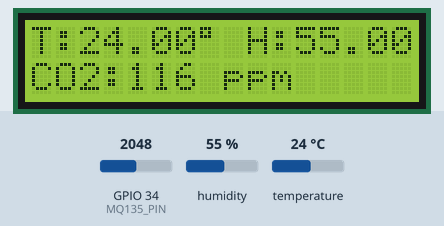
Bench run of a program on a simulated ESP32. Shown: 16×2 character LCD. Inputs (shaded band) come from the test bench; at power-on: GPIO 34 (MQ135_PIN) = 2048, humidity 55 %, temperature 24 °C. WiFi joins after 1.5 s; servers stay silent unless stated; no MQTT or app messages arrive unless stated; what the program prints to the serial monitor is not drawn.

Above: at 10.6 s.
10.7 s: GPIO 34 (MQ135_PIN) set to 4020
At 21.1 s:
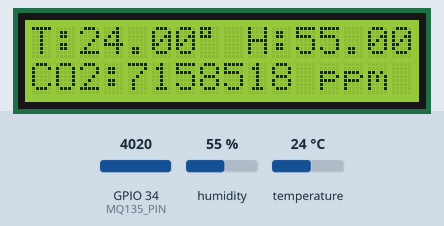
23.7 s: GPIO 34 (MQ135_PIN) set to 4088
At 31.2 s:
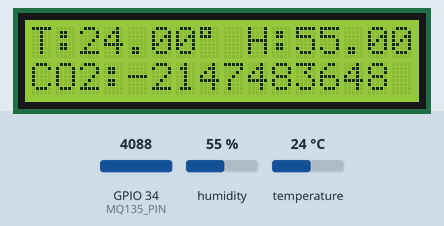
36.7 s: humidity set to 22 %
At 41.2 s:
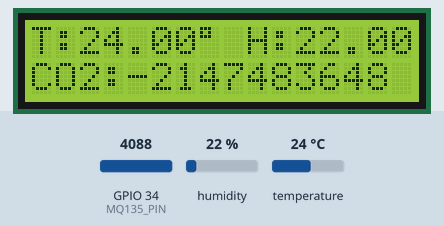
49.7 s: temperature set to 12 °C
At 51.3 s:
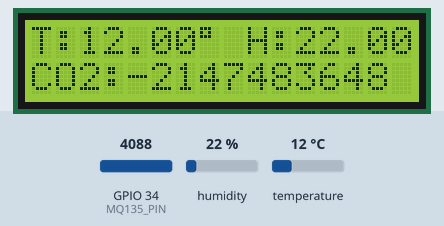
62.7 s: humidity set to 40 %
At 71.4 s:
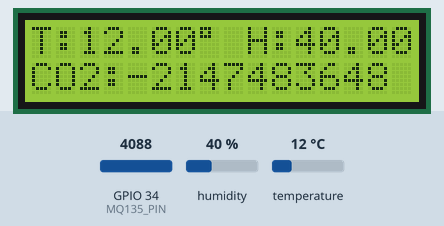
Timing chart, 0 to 72.9 s (numbered marks = the images above; inputs shaded):
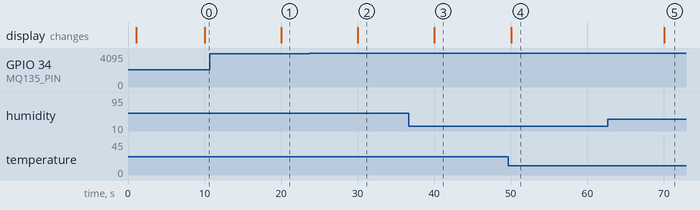

Measured:
- after the input at 10.7 s, the display: changes after 9.3 s (image 1)
- after the input at 23.7 s, the display: changes after 6.3 s (image 2)
- after the input at 36.7 s, the display: changes after 3.3 s (image 3)
- after the input at 49.7 s, the display: changes after 0.34 s (image 4)
- after the input at 62.7 s, the display: changes after 7.3 s (image 5)

The program:

main.cpp
```cpp
#include <Arduino.h>
#include <WiFi.h>
#include <PubSubClient.h>
#include <ArduinoJson.h>
#include <LiquidCrystal.h>
#include "DHT.h"
#include <access.h>

// ===== LCD 16x2 paralelo =====
LiquidCrystal lcd(14, 27, 26, 25, 33, 32); // RS, E, D4, D5, D6, D7

// ===== DHT11 =====
#define DHTPIN 4
#define DHTTYPE DHT11
DHT dht(DHTPIN, DHTTYPE);

// ===== MQ135 =====
#define MQ135_PIN 34  // Pin analógico del MQ135 (GPIO34)

// Calibración MQ135 (ajusta si usas otra resistencia de carga)
float R0 = 10.0;  // Valor de referencia en aire limpio (en KΩ)


// ===== Configuración MQTT =====
const char* mqtt_server = "broker.emqx.io";
const int mqtt_port = 1883;
const char* mqtt_user = "admin";
const char* mqtt_pass = "admin";

WiFiClient espClient;
PubSubClient client(espClient);

// ===== Función de reconexión MQTT =====
void reconnect() {
  while (!client.connected()) {
    Serial.println("Intentando conexión MQTT...");
    String clientId = "ESP32Client-" + String(uint32_t(ESP.getEfuseMac()), HEX);
    if (client.connect(clientId.c_str(), mqtt_user, mqtt_pass)) {
      Serial.println("Conectado al broker MQTT");
    } else {
      Serial.print("Error rc=");
      Serial.print(client.state());
      Serial.println(" - Reintentando en 2s");
      delay(2000);
    }
  }
}

// ===== Función para calcular “ppm de CO₂” estimado =====
float getCO2ppm(int adcValue) {
  // MQ135: RL = 10kΩ
  float voltage = (adcValue / 4095.0) * 5.0;       // ADC → voltaje (ESP32 ADC 12 bits)
  float RS = (5.0 - voltage) / voltage * 10.0;     // RS en KΩ
  float ratio = RS / R0;                           // Relación RS/R0

  // Relación empírica MQ135: CO₂ = 116.6020682 * (ratio ^ -2.769034857)
  float ppm = 116.6020682 * pow(ratio, -2.769034857);

  return ppm;
}

void setup() {
  Serial.begin(115200);

  // LCD
  lcd.begin(16, 2);
  lcd.print("Iniciando...");
  delay(1000);
  lcd.clear();

  // Sensores
  dht.begin();
  pinMode(MQ135_PIN, INPUT);

  // Conexión WiFi
  WiFi.begin(ssid, password);
  Serial.print("Conectando a WiFi");
  while (WiFi.status() != WL_CONNECTED) {
    delay(500);
    Serial.print(".");
  }
  Serial.println("\nWiFi conectado");
  Serial.print("IP: ");
  Serial.println(WiFi.localIP());

  // MQTT
  client.setServer(mqtt_server, mqtt_port);
}

void loop() {
  if (!client.connected()) reconnect();
  client.loop();

  static unsigned long lastRead = 0;
  if (millis() - lastRead > 10000) {
    lastRead = millis();

    float h = dht.readHumidity();
    float t = dht.readTemperature();
    int gasRaw = analogRead(MQ135_PIN);
    float co2ppm = getCO2ppm(gasRaw);

    // Validar lecturas
    if (isnan(h) || isnan(t)) {
      Serial.println("Error leyendo DHT11");
      lcd.clear();
      lcd.print("Error sensor DHT");
      return;
    }

    // Mostrar en LCD
    lcd.clear();
    lcd.setCursor(0, 0);
    lcd.print("T:");
    lcd.print(t);
    lcd.print((char)223);
    lcd.print(" H:");
    lcd.print(h);

    lcd.setCursor(0, 1);
    lcd.print("CO2:");
    lcd.print((int)co2ppm);
    lcd.print(" ppm");

    // Mostrar en Serial
    Serial.print("Temp: "); Serial.print(t);
    Serial.print(" Hum: "); Serial.print(h);
    Serial.print(" CO2: "); Serial.println(co2ppm);

    // Crear JSON y publicar por MQTT
    StaticJsonDocument<256> doc;
    doc["temperature"] = t;
    doc["humidity"] = h;
    doc["co2"] = (int)co2ppm;

    char buffer[256];
    serializeJson(doc, buffer);
    client.publish("iot/esp32/data", buffer);
  }
}
 
```

access.h
```cpp
// secrets.h
#ifndef SECRETS_H
#define SECRETS_H


const char* ssid = "PC-Alex";
const char* password = "1234567z";

#endif
```
